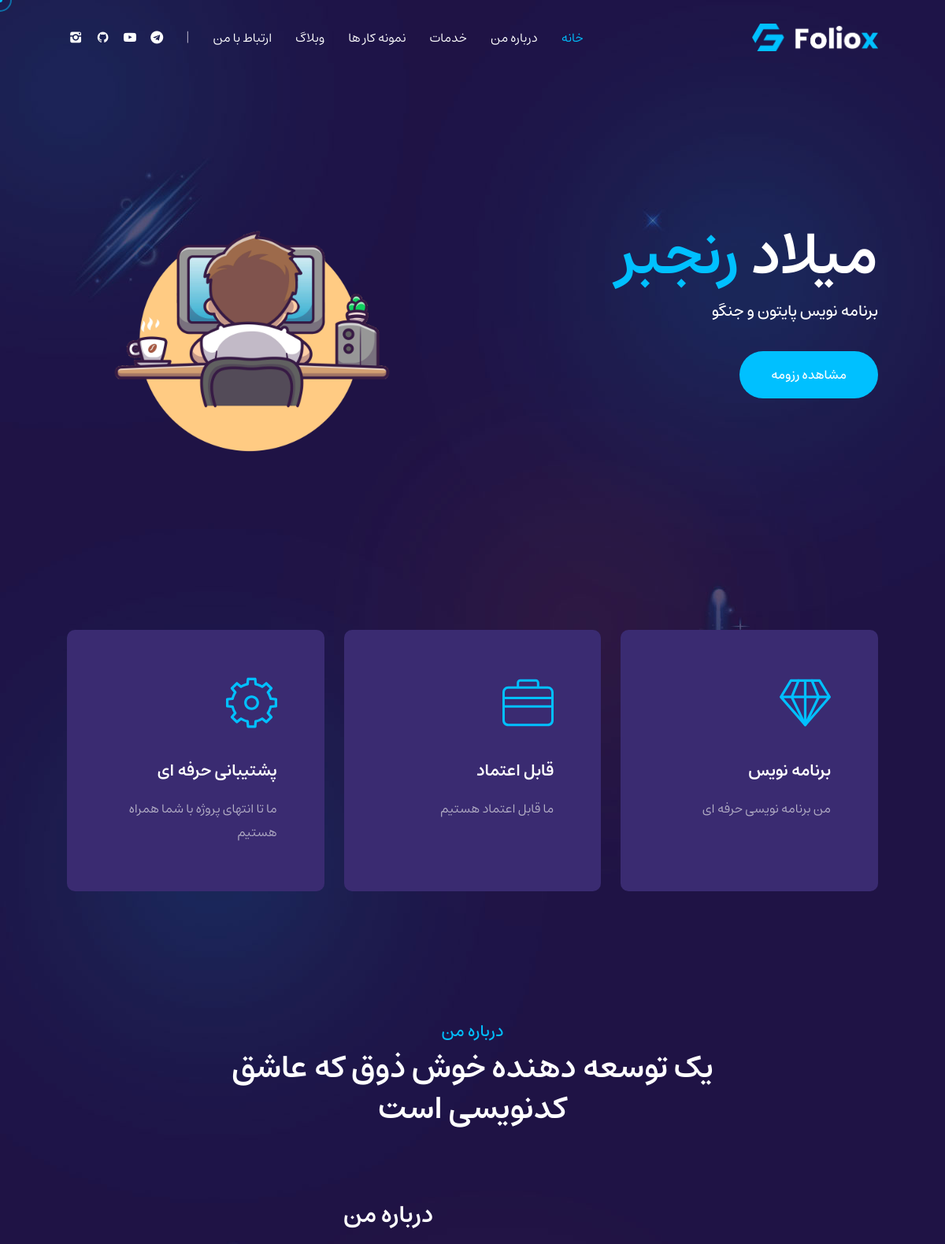
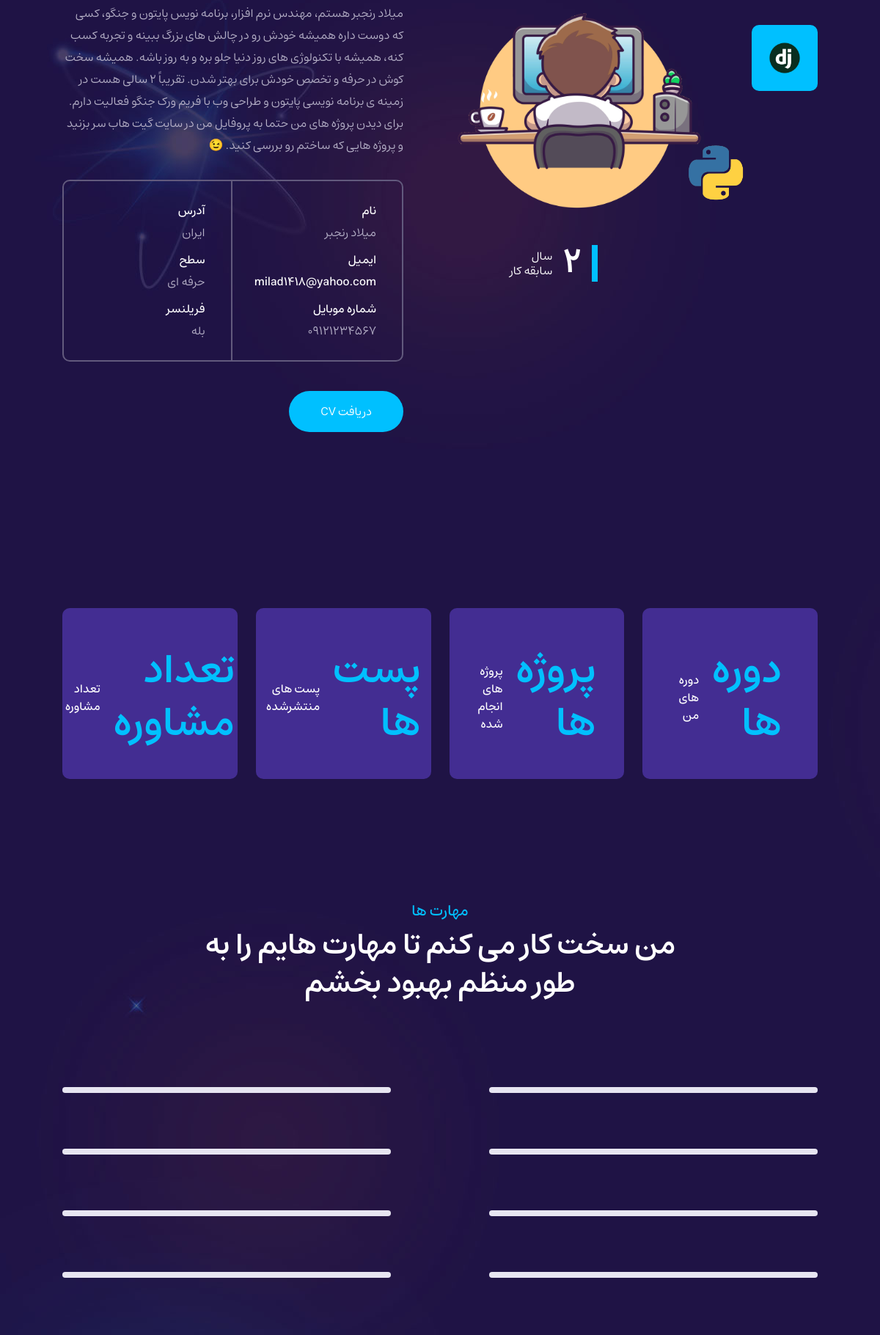
The page / (upper part) on the database its author committed (2 pictures, top to bottom).
### base/models.py (models this page shows, shortened)
class HeroSection(models.Model):
    first_name = models.CharField(max_length=100, verbose_name='نام')
    last_name = models.CharField(max_length=100, verbose_name='نام خانوادگی')
    job_title = models.CharField(max_length=255, verbose_name='عنوان شغلی')
    button_text = models.CharField(max_length=100, verbose_name='متن دکمه')
    avatar = models.ImageField(upload_to='hero/', verbose_name='تصویر آواتار')
    class Meta:
        verbose_name = 'اطلاعات شخصی'
        verbose_name_plural = 'تنظیمات اطلاعات شخصی'

class Feature(models.Model):
    title = models.CharField(max_length=100, verbose_name='عنوان')
    description = models.CharField(max_length=300, verbose_name='توضیحات')
    svg_code = models.TextField(verbose_name='کد SVG')
    class Meta:
        verbose_name = 'ویژگی'
        verbose_name_plural = 'تنظیمات ویژگی ها'

class AboutMe(models.Model):
    name = models.CharField(max_length=100, verbose_name='نام')
    email = models.EmailField(verbose_name='ایمیل')
    phone = models.CharField(max_length=15, verbose_name='شماره موبایل')
    address = models.CharField(max_length=200, verbose_name='آدرس')
    position = models.CharField(max_length=50, verbose_name='سطح')
    freelancer_status = models.BooleanField(default=True, verbose_name='فریلنسر')
    exprience_years = models.PositiveIntegerField(verbose_name='سال های سابقه کار')
    about_title = models.CharField(max_length=150, verbose_name='عنوان درباره من')
    about_description = models.TextField(verbose_name='توضیحات درباره من')
    cv_file = models.FileField(upload_to='cv_file/', verbose_name='فایل رزومه', blank=True, null=True)
    main_image = models.ImageField(upload_to='about/', verbose_name='تصویر اصلی')
    thumb_image = models.ImageField(upload_to='about/thumb', verbose_name='تصویر کوچک', blank=True, null=True)
    ribbon_image = models.ImageField(upload_to='about/ribbon', verbose_name='تصویر نشان', blank=True, null=True)
    class Meta:
        verbose_name = 'درباره من'
        verbose_name_plural = 'تنظیمات درباره من'

class Counter(models.Model):
    title = models.CharField(max_length=100, verbose_name='عنوان')
    value = models.PositiveIntegerField(verbose_name='مقدار')
    suffix = models.CharField(max_length=100, blank=True, null=True)
    speed = models.IntegerField(default=2000, verbose_name='سرعت')
    class Meta:
        verbose_name = 'شمارنده'
        verbose_name_plural = 'تنظیمات شمارنده'

class Skill(models.Model):
    name = models.CharField(max_length=100, verbose_name='نام مهارت')
    percentage = models.PositiveIntegerField(verbose_name='درصد مهارت')
    class Meta:
        verbose_name = 'مهارت ها'
        verbose_name_plural = 'تنظیمات مهارت ها'

### base/views.py (the view, shortened to what this page needs)
# urls.py: path('', index, name='index'),
def index(request):
    socialmedias = SocailMedia.objects.first()
    hero_section = HeroSection.objects.first()
    feature = Feature.objects.all()
    aboutme = AboutMe.objects.first()
    counter = Counter.objects.all()
    skills = Skill.objects.all()
    skills_left = skills[:len(skills) // 2]
    skills_right = skills[len(skills) // 2:]
    services = Service.objects.all()
    worksexprince = WorkExpreience.objects.all()
    educations = Education.objects.all()
    items = ProtfolioItem.objects.all()
    categories = ProtfolioItem.objects.values_list('category', flat=True).distinct()
    blog_posts = BlogPost.objects.all().order_by('-date')
    contact_info = ContactInfo.objects.first()
    success_message = None
    success_message_mail = None
    context = {
        'hero_sction': hero_section,
        'feature': feature,
        'aboutme': aboutme,
        'counter': counter,
        'skills_left': skills_left,
        'skills_right': skills_right,
        'services': services,
        'worksexprince': worksexprince,
        'educations': educations,
        'categories': categories,
        'items': items,
        'socialmedia': socialmedias,
        'blog_posts': blog_posts,
        'contact_info': contact_info,
        'success_message': success_message,
        'success_message_mail': success_message_mail,
    }
    return render(request, 'base/home.html', context)

### templates/base/home.html (shortened to what this page needs)
{% extends 'base.html' %}
{% load static %}
{% block content %}
    <div class="foliox_tm_header">
        <div class="container">
            <div class="inner">
                <div class="logo">
                    <a class="anchor" href="#home"><img src="{% static 'img/logo/logo.png' %}" alt=""/></a>
                </div>
                <div class="details">
                    <div class="menu">
                        <ul class="anchor_nav">
                            <li class="current"><a href="#home">خانه</a></li>
                            <li><a href="#about">درباره من</a></li>
                            <li><a href="#service">خدمات</a></li>
                            <li><a href="#portfolio">نمونه کار ها</a></li>
                            <li><a href="#blog">وبلاگ</a></li>
                            <li><a href="#contact">ارتباط با من</a></li>
                        </ul>
                    </div>
                    <div class="social">
                        <ul>
                            <li><a href="{{ socialmedia.telegram }}"><i class="icon-telegram"></i></a></li>
                            <li><a href="{{ socialmedia.youtube }}"><i class="icon-youtube-play"></i></a></li>
                            <li><a href="{{ socialmedia.github }}"><i class="icon-github-circled-3"></i></a></li>
                            <li><a href="{{ socialmedia.instagram }}"><i class="icon-instagram-3"></i></a></li>
                        </ul>
                    </div>
                </div>
            </div>
        </div>
    </div>
    <div class="foliox_tm_section" id="home">
        <div class="foliox_tm_hero">
            <div class="container">
                <div class="content">
                    <div class="left">
                        <h3 class="name">{{ hero_sction.first_name }} <span>{{ hero_sction.last_name }}</span></h3>
                        <p class="job">{{ hero_sction.job_title }}</p>
                        <div class="foliox_tm_button">
                            <a class="anchor tm1" href="#contact"><span>{{ hero_sction.button_text }}</span></a>
                        </div>
                    </div>
                    <div class="right">
                        <img class="tilt-effect" src="{{ hero_sction.avatar.url }}" alt="{{ hero_sction.first_name }}"/>
                    </div>
                </div>
            </div>
        </div>
    </div>
    <div class="foliox_tm_section">
        <div class="foliox_tm_features">
            <div class="container">
                <div class="list">
                    <ul>
                        {% for item in feature %}
                            <li class="wow fadeInUp" data-wow-duration="1s">
                                <div class="list_inner tilt-effect">
                                    {{ item.svg_code|safe }}
                                    <h3 class="title">
                                        {{ item.title }}
                                    </h3>
                                    <p class="text">
                                        {{ item.description }}
                                    </p>
                                </div>
                            </li>
                        {% endfor %}
                    </ul>
                </div>
            </div>
        </div>
    </div>
    <div class="foliox_tm_section" id="about">
        <div class="foliox_tm_about">
            <div class="container">
                <div class="foliox_tm_main_title">
                    <span>درباره من</span>
                    <h3>
                        {{ aboutme.about_title }}
                    </h3>
                </div>
                <div class="wrapper">
                    <div class="left">
                        <div class="big_image">
                            <img class="tilt-effect" src="{{ aboutme.main_image.url }}" alt=""/>
                            <div class="small_image">
                                <div class="in">
                                    <div class="main tilt-effect" data-img-url="{{ aboutme.thumb_image.url }}"></div>
                                </div>
                            </div>
                            <span class="badge">
                                {% if aboutme.ribbon_image.url %}
                                    <img class="svg" src="{{ aboutme.ribbon_image.url }}" alt="{{ aboutme.name }}"/>
                                {% else %}
                                    <img class="svg" src="#" alt="{{ aboutme.name }}"/>
                                {% endif %}
                            </span>
                            <div class="experience">
                                <div class="inner">
                                    <h3>
                                        {{ aboutme.exprience_years }}
                                    </h3>
                                    <span>سال<br/>سابقه کار</span>
                                </div>
                            </div>
                        </div>
                    </div>
                    <div class="right">
                        <h3 class="title">درباره من</h3>
                        <p class="text">
                            {{ aboutme.about_description }}
                        </p>
                        <div class="list">
                            <ul>
                                <li>
                                    <ul class="item">
                                        <li>
                                            <span>نام</span>
                                            <p>
                                                {{ aboutme.name }}
                                            </p>
                                        </li>
                                        <li>
                                            <span>ایمیل</span>
                                            <p>
                                                <a href="mailto:{{ aboutme.email }}">
                                                    <span class="__cf_email__"
                                                          data-cfemail="721a171e1e1d32141d1e1b1d0a5c111d1f">
                                                        {{ aboutme.email }}
                                                    </span>
                                                </a>
                                            </p>
                                        </li>
                                        <li>
                                            <span>شماره موبایل</span>
                                            <p class="tm2">
                                                <a href="tel:{{ aboutme.phone }}">{{ aboutme.phone }}</a>
                                            </p>
                                        </li>
                                    </ul>
                                </li>
                                <li>
                                    <ul class="item">
                                        <li>
                                            <span>آدرس</span>
                                            <p>
                                                {{ aboutme.address }}
                                            </p>
                                        </li>
                                        <li>
                                            <span>سطح</span>
                                            <p>
                                                {{ aboutme.position }}
                                            </p>
                                        </li>
                                        <li>
                                            <span>فریلنسر</span>
                                            <p>
                                                {{ aboutme.freelancer_status|yesno:'بله,خیر' }}
                                            </p>
                                        </li>
                                    </ul>
                                </li>
                            </ul>
                        </div>
                        <div class="foliox_tm_button">
                            {% if aboutme.cv_file.url == True %}
                                <a href="{{ aboutme.cv_file.url }}" download><span>دریافت CV</span></a>
                            {% else %}
                                <a href="#"><span>دریافت CV</span></a>
                            {% endif %}
                        </div>
                    </div>
                </div>
            </div>
        </div>
    </div>
    <div class="foliox_tm_section">
        <div class="foliox_tm_counter">
            <div class="container">
                <div class="counter_list">
                    <ul>
                        {% for count in counter %}
                            <li>
                                <div class="list_inner tilt-effect">
                                    <h3>
                                        <span class="tm_counter" data-from="0" data-to="{{ count.value }}"
                                              data-speed="{{ count.speed }}">{{ count.suffix }}</span>
                                    </h3>
                                    <span class="title">{{ count.title }}</span>
                                </div>
                            </li>
                        {% endfor %}
                    </ul>
                </div>
            </div>
        </div>
    </div>
    <div class="foliox_tm_section">
        <div class="foliox_tm_skills">
            <div class="container">
                <div class="foliox_tm_main_title">
                    <span>مهارت ها</span>
                    <h3>من سخت کار می کنم تا مهارت هایم را به طور منظم بهبود بخشم</h3>
                </div>
                <div class="list">
                    <div class="left">
                        <div class="dodo_progress wow fadeInUp" data-wow-duration="1s">
                            {% for skill_left in skills_left %}
                                <div class="progress_inner" data-value="{{ skill_left.percentage }}">
                                    <span>
                                    </span>
                                    <div class="background">
                                    </div>
                                </div>
                            {% endfor %}
                        </div>
                    </div>
                    <div class="right">
                        <div class="dodo_progress wow fadeInUp" data-wow-duration="1s">
                            {% for skill_right in skills_right %}
                                <div class="progress_inner" data-value="{{ skill_right.percentage }}">
                                    <span><span class="label">{{ skill_right.name }}</span></span>
                                    <div class="background">
                                    </div>
                                </div>
                            {% endfor %}
                        </div>
                    </div>
                </div>
            </div>
        </div>
    </div>
    <div class="mouse-cursor cursor-outer"></div>
{% endblock %}

### rows shown on the page
HeroSection: first_name "میلاد", last_name "رنجبر", job_title "برنامه نویس پایتون و جنگو", button_text "مشاهده رزومه", avatar (picture)
Feature: title "برنامه نویس", description "من برنامه نویسی حرفه ای"
Feature: title "قابل اعتماد", description "ما قابل اعتماد هستیم"
Feature: title "پشتیبانی حرفه ای", description "ما تا انتهای پروژه با شما همراه هستیم"
AboutMe: about_title "یک توسعه دهنده خوش ذوق که عاشق کدنویسی است", main_image (picture), ribbon_image (picture), exprience_years "2", about_description "میلاد رنجبر هستم، مهندس نرم افزار، برنامه نویس پایتون و جنگو، کسی که دوست داره همیشه خودش رو در چالش های بزرگ ببینه و تجربه کسب کنه، همیشه با تکنولوژی های روز دنیا جلو بره و به روز باشه. همیشه سخت کوش در حرفه و تخصص خودش برای بهتر شدن. تقریباً 2 سالی هست در زمینه ی برنامه نویسی پایتون و طراحی وب با فریم ورک جنگو فعالیت دارم. برای دیدن پروژه های من حتما به پروفایل من در سایت گیت هاب سر بزنید و پروژه هایی که ساختم رو بررسی کنید. 😉", name "میلاد رنجبر", email "milad1418@yahoo.com", phone "09121234567", address "ایران", position "حرفه ای", freelancer_status "بله"
Counter: suffix "دوره ها", title "دوره های من"
Counter: suffix "پروژه ها", title "پروژه های انجام شده"
Counter: suffix "پست ها", title "پست های منتشرشده"
Counter: suffix "تعداد مشاوره", title "تعداد مشاوره"
Skill: {{ skill_left.percentage }} 95 (drawn)
Skill: {{ skill_left.percentage }} 90 (drawn)
Skill: {{ skill_left.percentage }} 80 (drawn)
Skill: {{ skill_left.percentage }} 80 (drawn)
Skill: {{ skill_right.percentage }} 95 (drawn)
Skill: {{ skill_right.percentage }} 97 (drawn)
Skill: {{ skill_right.percentage }} 96 (drawn)
Skill: {{ skill_right.percentage }} 90 (drawn)
